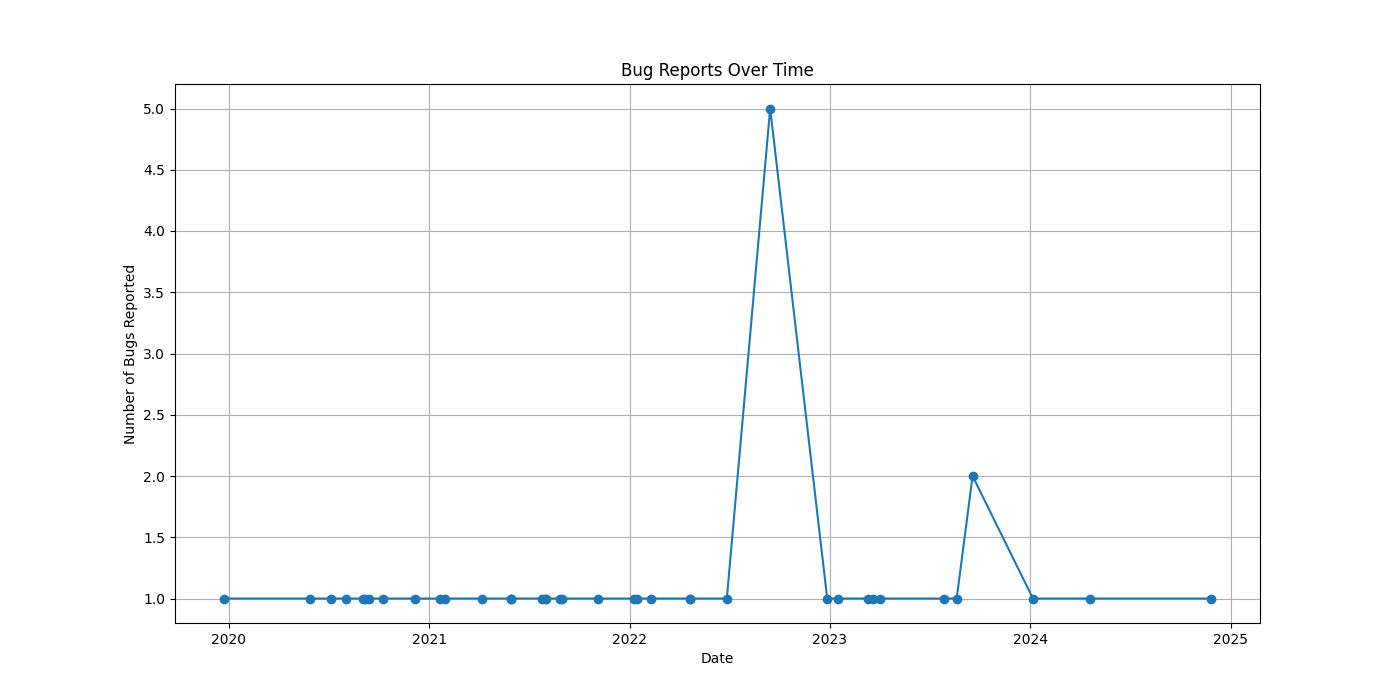

Generate this figure with Python:
import requests
from datetime import datetime
import matplotlib.pyplot as plt

# GitHub仓库信息和个人访问令牌
repo_owner = "beeware"
repo_name = "beeware"
token = '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'

headers = {
    'Authorization': f'token {token}',
}


def fetch_issues():
    url = f'https://api.github.com/repos/{repo_owner}/{repo_name}/issues'
    params = {'state': 'all', 'per_page': 100, 'page': 1}
    issues = []

    while True:
        response = requests.get(url, headers=headers, params=params, verify=False)  # 忽略SSL验证
        if response.status_code != 200:
            print(f"Error fetching issues: {response.status_code}")
            break

        page_issues = response.json()
        if not page_issues:
            break

        issues.extend(page_issues)
        params['page'] += 1

    return issues


def analyze_issues(issues):
    bug_timestamps = []
    for issue in issues:
        # 检查是否标记为bug或者通过标题判断
        labels = [label['name'] for label in issue.get('labels', [])]
        if 'bug' in labels or ('title' in issue and 'bug' in issue['title'].lower()):
            created_at = datetime.strptime(issue['created_at'], '%Y-%m-%dT%H:%M:%SZ')
            bug_timestamps.append(created_at)

    return bug_timestamps


def plot_analysis(bug_timestamps):
    bugs_per_day = {}
    for timestamp in bug_timestamps:
        day = timestamp.date()
        if day not in bugs_per_day:
            bugs_per_day[day] = 0
        bugs_per_day[day] += 1

    days = sorted(bugs_per_day.keys())
    counts = [bugs_per_day[day] for day in days]

    plt.figure(figsize=(14, 7))
    plt.plot(days, counts, marker='o')
    plt.title('Bug Reports Over Time')
    plt.xlabel('Date')
    plt.ylabel('Number of Bugs Reported')
    plt.grid(True)
    plt.show()


if __name__ == '__main__':
    issues = fetch_issues()
    bug_timestamps = analyze_issues(issues)
    plot_analysis(bug_timestamps)
